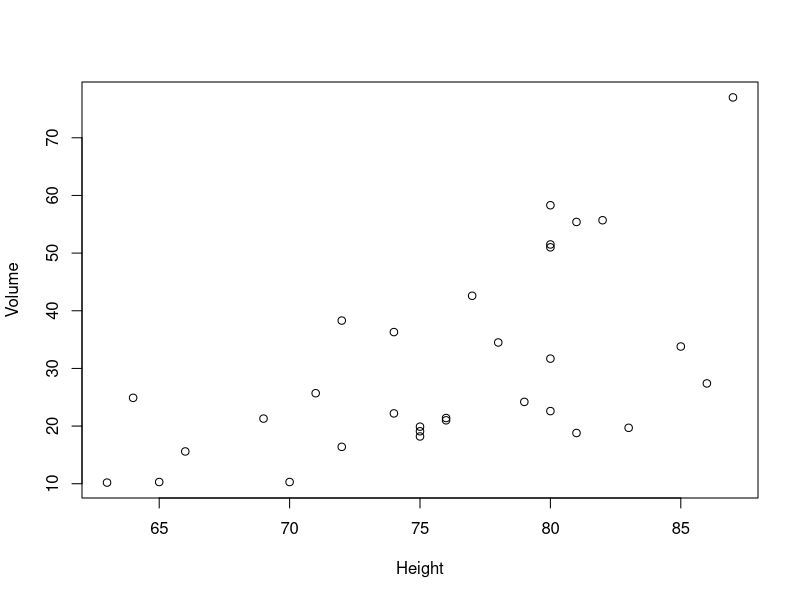
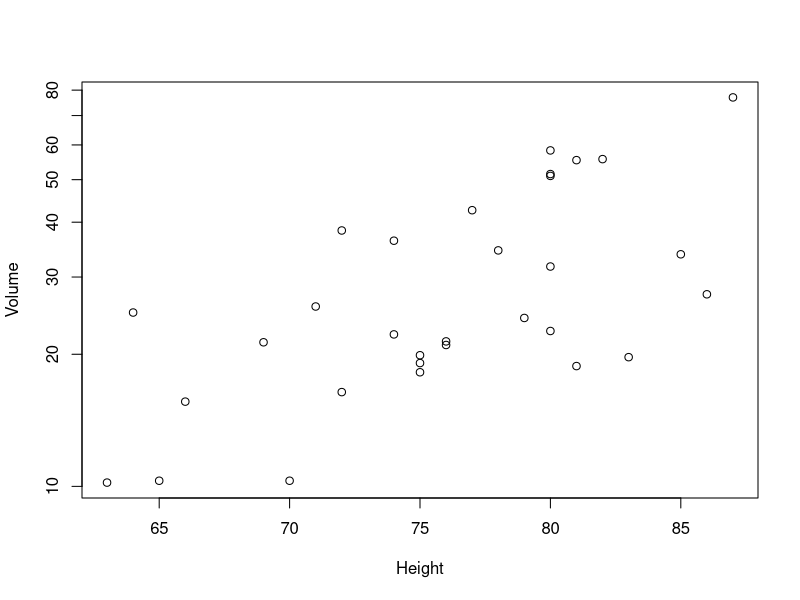

These charts were generated, in order, by the following R code:
## ---- chunk 1
knitr::opts_chunk$set(echo = TRUE, eval = FALSE)
## ---- chunk 2
6*12
x <- 100
x + 7
## ---- chunk 3
install.packages("ContaminatedMixt")
## ---- chunk 4
library(tidyverse)
## ---- chunk 5
data("trees")
view(trees)
?trees
## ---- chunk 6
summary(trees)
## ---- chunk 7
plot(Volume~Height, data=trees)
plot(Volume~Height, data=trees, log="y")
## ---- chunk 8
x <- c(1, 3, 8, 9, 100, NA)
x
median(x)
## ---- chunk 9
?median
## ---- chunk 10
median(x, na.rm=TRUE)
